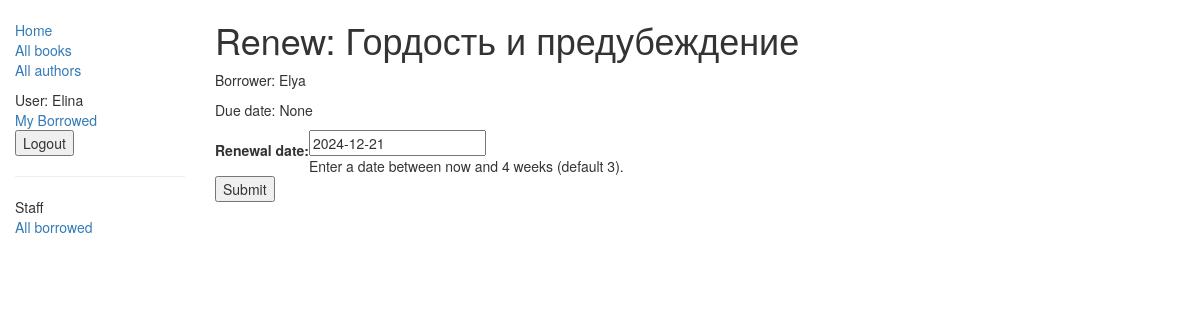
The app's page /catalog/book/3d5f952cb1474e0a8deb2dcf304425f0/renew/ (signed in) with its own data.
### catalog/models.py (models this page shows, shortened)
class BookInstance(models.Model):
    id = models.UUIDField(primary_key=True, default=uuid.uuid4, help_text="Unique ID for this particular book across whole library")
    book = models.ForeignKey('Book', on_delete=models.SET_NULL, null=True)
    imprint = models.CharField(max_length=200)
    due_back = models.DateField(null=True, blank=True)
    borrower = models.ForeignKey(
        settings.AUTH_USER_MODEL, on_delete=models.SET_NULL, null=True, blank=True)
    @property
    def is_overdue(self):
        return bool(self.due_back and date.today() > self.due_back)
    LOAN_STATUS = (
        ('m', 'Maintenance'),
        ('o', 'On loan'),
        ('a', 'Available'),
        ('r', 'Reserved'),
    )
    status = models.CharField(
        max_length=1,
        choices=LOAN_STATUS,
        blank=True,
        default='m',
        help_text='Book availability')
    class Meta:
        ordering = ["due_back"]
        permissions = (("can_mark_returned", "Set book as returned"),)

class Book(models.Model):
    title = models.CharField(max_length=200)
    author = models.ForeignKey('Author', on_delete=models.SET_NULL, null=True)
    summary = models.TextField(max_length=1000, help_text="Enter a brief description of the book")
    isbn = models.CharField('ISBN', max_length=13,
                            unique=True,
                            help_text='13 Character <a href="https://www.isbn-international.org/content/what-isbn'
                                      '">ISBN number</a>')
    genre = models.ManyToManyField(Genre, help_text="Select a genre for this book")
    language = models.ForeignKey('Language', on_delete=models.SET_NULL, null=True)
    class Meta:
        ordering = ['title', 'author']
    def display_genre(self):
        return ', '.join([ genre.name for genre in self.genre.all()[:3] ])
    display_genre.short_description = 'Genre'

### catalog/views.py (the view)
# urls.py: re_path(r'^book/(?P<pk>[-\w]+)/renew/$', views.renew_book_librarian, name='renew-book-librarian'),
@login_required
@permission_required('catalog.can_mark_returned', raise_exception=True)
def renew_book_librarian(request, pk):
    book_instance = get_object_or_404(BookInstance, pk=pk)
    if request.method == 'POST':
        form = RenewBookForm(request.POST)
        if form.is_valid():
            book_instance.due_back = form.cleaned_data['renewal_date']
            book_instance.save()
            return HttpResponseRedirect(reverse('all-borrowed'))
    else:
        proposed_renewal_date = datetime.date.today() + datetime.timedelta(weeks=3)
        form = RenewBookForm(initial={'renewal_date': proposed_renewal_date})
    context = {
        'form': form,
        'book_instance': book_instance,
    }
    return render(request, 'catalog/book_renew_librarian.html', context)

### catalog/forms.py (shortened to what this page needs)
class RenewBookForm(forms.Form):
    renewal_date = forms.DateField(
            help_text="Enter a date between now and 4 weeks (default 3).")

### catalog/templates/catalog/book_renew_librarian.html (shortened to what this page needs)
{% extends "base_generic.html" %}
{% block content %}
  <h1>Renew: {{ book_instance.book.title }}</h1>
  <p>Borrower: {{ book_instance.borrower }}</p>
  <p {% if book_instance.is_overdue %} class="text-danger"{% endif %} >Due date: {{ book_instance.due_back }}</p>
  <form action="" method="post">
    <table>
    {{ form.as_table }}
    </table>
    <input type="submit" value="Submit">
  </form>
{% endblock %}

### catalog/templates/base_generic.html (shortened to what this page needs)
<!doctype html>
<html lang="en">
  <head>
    <link
      rel="stylesheet"
      href="https://maxcdn.bootstrapcdn.com/bootstrap/3.3.7/css/bootstrap.min.css" />
    {% load static %}
    <link rel="stylesheet" href="{% static 'css/styles.css' %}" />
  </head>
  <body>
    <div class="container-fluid">
      <div class="row">
        <div class="col-sm-2">
          {% block sidebar %}
            <ul class="sidebar-nav">
              <li><a href="{% url 'index' %}">Home</a></li>
              <li><a href="{% url 'books' %}">All books</a></li>
              <li><a href="{% url 'authors' %}">All authors</a></li>
            </ul>
            {% if user.is_authenticated %}
          User: {{ user.get_username }}<br>
          <a href="{% url 'my-borrowed' %}">My Borrowed</a>
            <form method="post" action="{% url 'logout' %}">
            <button type="submit">Logout</button>
            </form>
            {% else %}
            <a href="{% url 'login' %}">Login</a>
            {% endif %}
          {% if user.is_staff %}
                <hr>
                <ul class="sidebar-nav">
                    <li>Staff</li>
                    <li><a href="{% url 'all-borrowed' %}">All borrowed</a></li>
                  {% endif %}
                </ul>
          {% endblock %}
        </div>
        <div class="col-sm-10 ">{% block content %}{% endblock %}
        </div>
      </div>
    </div>
  </body>
</html>

### catalog/static/css/styles.css (style rules this page uses)
.sidebar-nav { margin-top: 20px; padding: 0; list-style: none; }

### records on screen
BookInstance: book "Гордость и предубеждение", borrower "Elya", due_back "None"

### other values on screen
{{ user.get_username }} "Elina"
